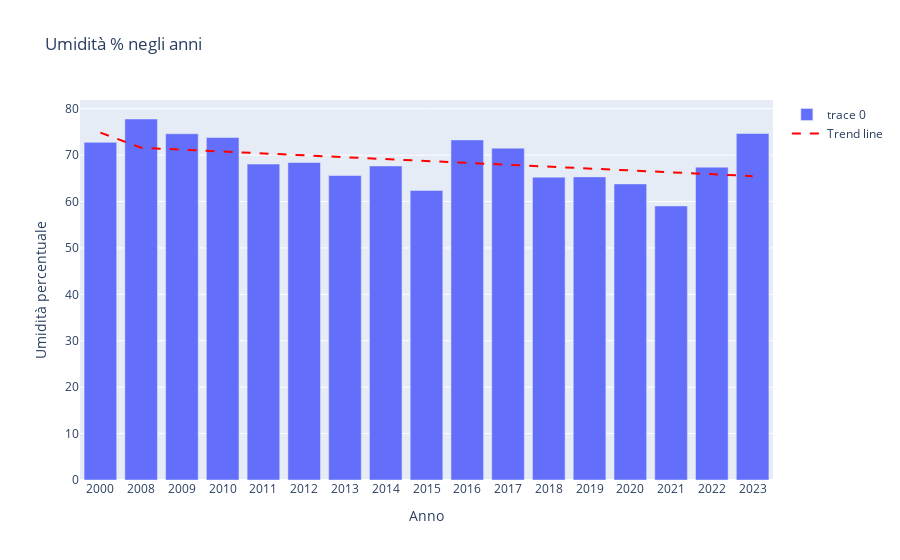

The code cell stored with this chart in its notebook:
### Markdown cell above
# <span style='background :white'>UMIDITA' % A MILANO 2000->2023 </span>

### Code cell
# converto il valore in numero altrimenti Python piange
dataframe['Umidità media (%)'] = pd.to_numeric(dataframe['Umidità media (%)'], errors='coerce')

#  colonna 'Year'
dataframe['Year'] = dataframe['day'].dt.year

# rimuovo i valori NaN
dataframe_cleaned = dataframe.dropna(subset=['Umidità media (%)'])

#'umidità media per anno
umidità_medio_anno = dataframe_cleaned.groupby(dataframe_cleaned['Year'].astype(str))['Umidità media (%)'].mean()

# grafico a barre
fig = go.Figure(data=[go.Bar(x=umidità_medio_anno.index, y=umidità_medio_anno.values)])

# trend line
coefficients = np.polyfit(umidità_medio_anno.index.astype(int), umidità_medio_anno.values, 1)
trend_line = np.polyval(coefficients, umidità_medio_anno.index.astype(int))

# aggiungo la trend line al grafico
fig.add_trace(go.Scatter(x=umidità_medio_anno.index, y=trend_line, mode='lines', name='Trend line', line=dict(color='red', dash='dash')))

# etichette del grafico
fig.update_layout(xaxis_title='Anno', yaxis_title='Umidità percentuale', title='Umidità % negli anni')

# il grafico
fig.show()

### Figure 1 — Plotly figure (JSON) as saved in the notebook; plotly's stock layout.template omitted (floating-point values rounded to 4 significant figures)
{"data": [{"type": "bar", "x": ["2000", "2008", "2009", "2010", "2011", "2012", "2013", "2014", "2015", "2016", "2017", "2018", "2019", "2020", "2021", "2022", "2023"], "y": [72.75, 77.78, 74.6, 73.79, 68.07, 68.4, 65.61, 67.67, 62.4, 73.27, 71.5, 65.25, 65.31, 63.79, 59.05, 67.4, 74.66]}, {"line": {"color": "red", "dash": "dash"}, "mode": "lines", "name": "Trend line", "type": "scatter", "x": ["2000", "2008", "2009", "2010", "2011", "2012", "2013", "2014", "2015", "2016", "2017", "2018", "2019", "2020", "2021", "2022", "2023"], "y": [74.85, 71.59, 71.18, 70.77, 70.36, 69.96, 69.55, 69.14, 68.73, 68.33, 67.92, 67.51, 67.1, 66.69, 66.29, 65.88, 65.47]}], "layout": {"title": {"text": "Umidità % negli anni"}, "xaxis": {"title": {"text": "Anno"}}, "yaxis": {"title": {"text": "Umidità percentuale"}}}}
